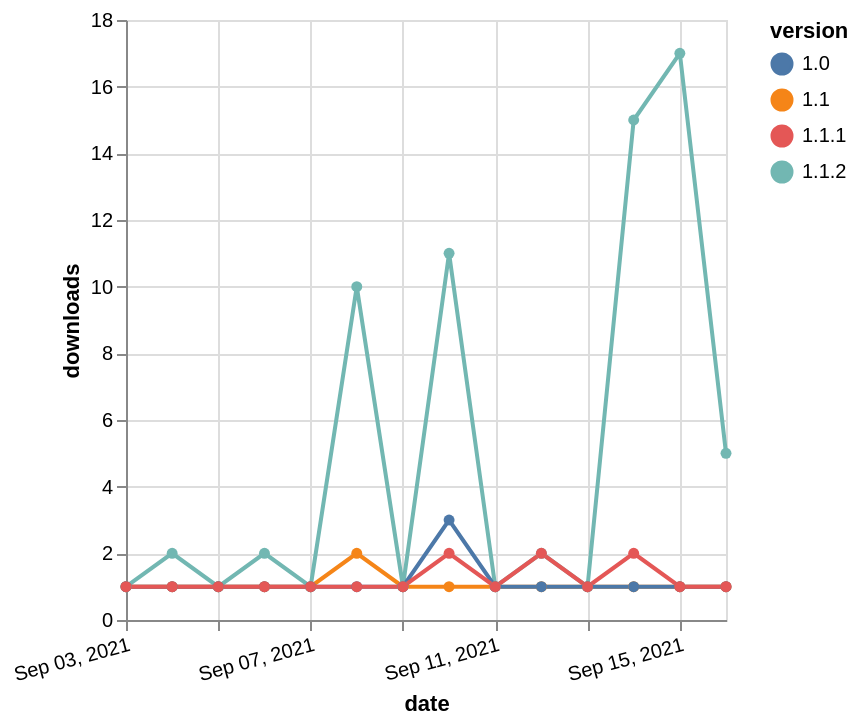

Describe this chart as a Vega-Lite specification.
### Vega-Lite specification from a JSON file in a GitHub repository (floating-point values rounded to 4 significant figures)
{"$schema": "https://vega.github.io/schema/vega-lite/v5.json", "description": "A simple bar chart with embedded data.", "data": {"values": [{"date": "2021-09-03", "total": 215, "delta": 1, "version": "1.1"}, {"date": "2021-09-04", "total": 216, "delta": 1, "version": "1.1"}, {"date": "2021-09-05", "total": 217, "delta": 1, "version": "1.1"}, {"date": "2021-09-06", "total": 218, "delta": 1, "version": "1.1"}, {"date": "2021-09-07", "total": 219, "delta": 1, "version": "1.1"}, {"date": "2021-09-08", "total": 221, "delta": 2, "version": "1.1"}, {"date": "2021-09-09", "total": 222, "delta": 1, "version": "1.1"}, {"date": "2021-09-10", "total": 223, "delta": 1, "version": "1.1"}, {"date": "2021-09-11", "total": 224, "delta": 1, "version": "1.1"}, {"date": "2021-09-12", "total": 225, "delta": 1, "version": "1.1"}, {"date": "2021-09-13", "total": 226, "delta": 1, "version": "1.1"}, {"date": "2021-09-14", "total": 227, "delta": 1, "version": "1.1"}, {"date": "2021-09-15", "total": 228, "delta": 1, "version": "1.1"}, {"date": "2021-09-16", "total": 229, "delta": 1, "version": "1.1"}, {"date": "2021-09-03", "total": 1848, "delta": 1, "version": "1.1.2"}, {"date": "2021-09-04", "total": 1850, "delta": 2, "version": "1.1.2"}, {"date": "2021-09-05", "total": 1851, "delta": 1, "version": "1.1.2"}, {"date": "2021-09-06", "total": 1853, "delta": 2, "version": "1.1.2"}, {"date": "2021-09-07", "total": 1854, "delta": 1, "version": "1.1.2"}, {"date": "2021-09-08", "total": 1864, "delta": 10, "version": "1.1.2"}, {"date": "2021-09-09", "total": 1865, "delta": 1, "version": "1.1.2"}, {"date": "2021-09-10", "total": 1876, "delta": 11, "version": "1.1.2"}, {"date": "2021-09-11", "total": 1877, "delta": 1, "version": "1.1.2"}, {"date": "2021-09-12", "total": 1879, "delta": 2, "version": "1.1.2"}, {"date": "2021-09-13", "total": 1880, "delta": 1, "version": "1.1.2"}, {"date": "2021-09-14", "total": 1895, "delta": 15, "version": "1.1.2"}, {"date": "2021-09-15", "total": 1912, "delta": 17, "version": "1.1.2"}, {"date": "2021-09-16", "total": 1917, "delta": 5, "version": "1.1.2"}, {"date": "2021-09-03", "total": 253, "delta": 1, "version": "1.0"}, {"date": "2021-09-04", "total": 254, "delta": 1, "version": "1.0"}, {"date": "2021-09-05", "total": 255, "delta": 1, "version": "1.0"}, {"date": "2021-09-06", "total": 256, "delta": 1, "version": "1.0"}, {"date": "2021-09-07", "total": 257, "delta": 1, "version": "1.0"}, {"date": "2021-09-08", "total": 258, "delta": 1, "version": "1.0"}, {"date": "2021-09-09", "total": 259, "delta": 1, "version": "1.0"}, {"date": "2021-09-10", "total": 262, "delta": 3, "version": "1.0"}, {"date": "2021-09-11", "total": 263, "delta": 1, "version": "1.0"}, {"date": "2021-09-12", "total": 264, "delta": 1, "version": "1.0"}, {"date": "2021-09-13", "total": 265, "delta": 1, "version": "1.0"}, {"date": "2021-09-14", "total": 266, "delta": 1, "version": "1.0"}, {"date": "2021-09-15", "total": 267, "delta": 1, "version": "1.0"}, {"date": "2021-09-16", "total": 268, "delta": 1, "version": "1.0"}, {"date": "2021-09-03", "total": 1440, "delta": 1, "version": "1.1.1"}, {"date": "2021-09-04", "total": 1441, "delta": 1, "version": "1.1.1"}, {"date": "2021-09-05", "total": 1442, "delta": 1, "version": "1.1.1"}, {"date": "2021-09-06", "total": 1443, "delta": 1, "version": "1.1.1"}, {"date": "2021-09-07", "total": 1444, "delta": 1, "version": "1.1.1"}, {"date": "2021-09-08", "total": 1445, "delta": 1, "version": "1.1.1"}, {"date": "2021-09-09", "total": 1446, "delta": 1, "version": "1.1.1"}, {"date": "2021-09-10", "total": 1448, "delta": 2, "version": "1.1.1"}, {"date": "2021-09-11", "total": 1449, "delta": 1, "version": "1.1.1"}, {"date": "2021-09-12", "total": 1451, "delta": 2, "version": "1.1.1"}, {"date": "2021-09-13", "total": 1452, "delta": 1, "version": "1.1.1"}, {"date": "2021-09-14", "total": 1454, "delta": 2, "version": "1.1.1"}, {"date": "2021-09-15", "total": 1455, "delta": 1, "version": "1.1.1"}, {"date": "2021-09-16", "total": 1456, "delta": 1, "version": "1.1.1"}]}, "width": "container", "mark": {"type": "line", "point": {"filled": true}}, "encoding": {"x": {"field": "date", "type": "temporal", "timeUnit": "yearmonthdate", "title": "date", "axis": {"labelAngle": -15}}, "y": {"field": "delta", "type": "quantitative", "title": "downloads"}, "color": {"field": "version", "type": "nominal"}, "tooltip": {"field": "delta"}}}
